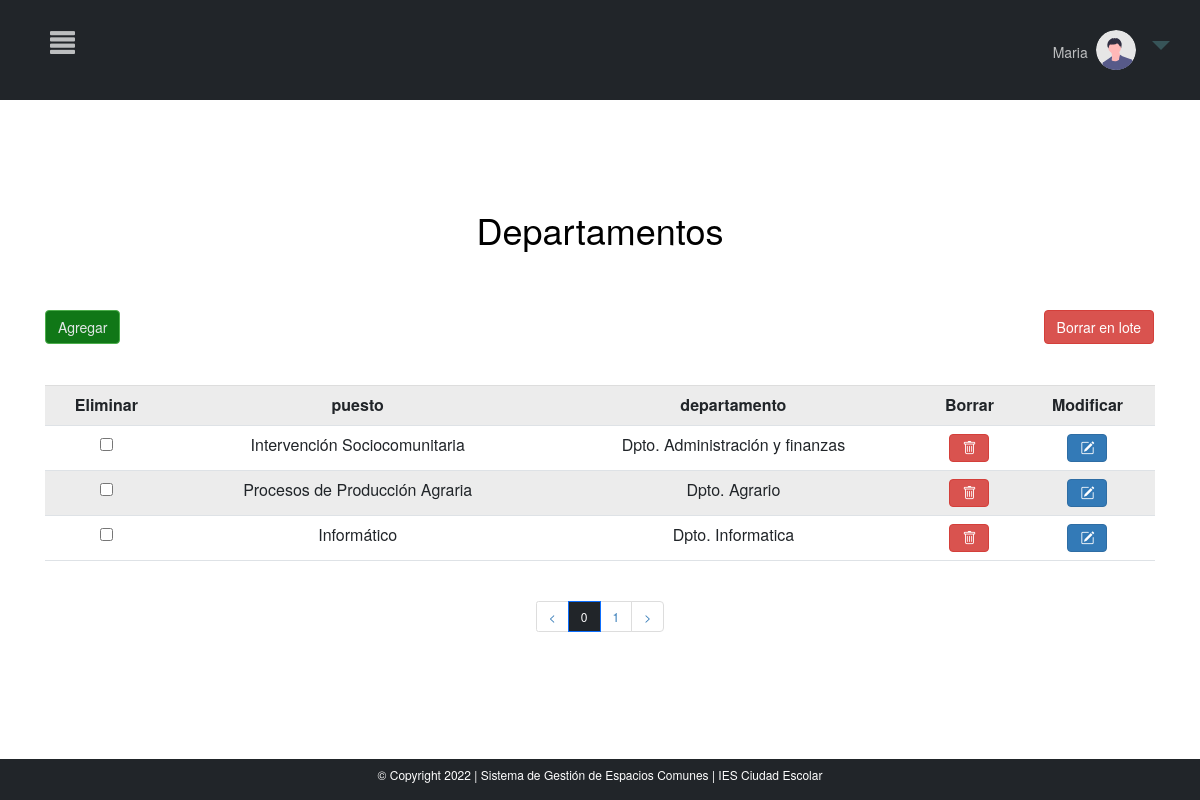
The app's page /MVC_proyectofinal/inicio.php?c=crudDepartamentos&page=0 (signed in), older data.
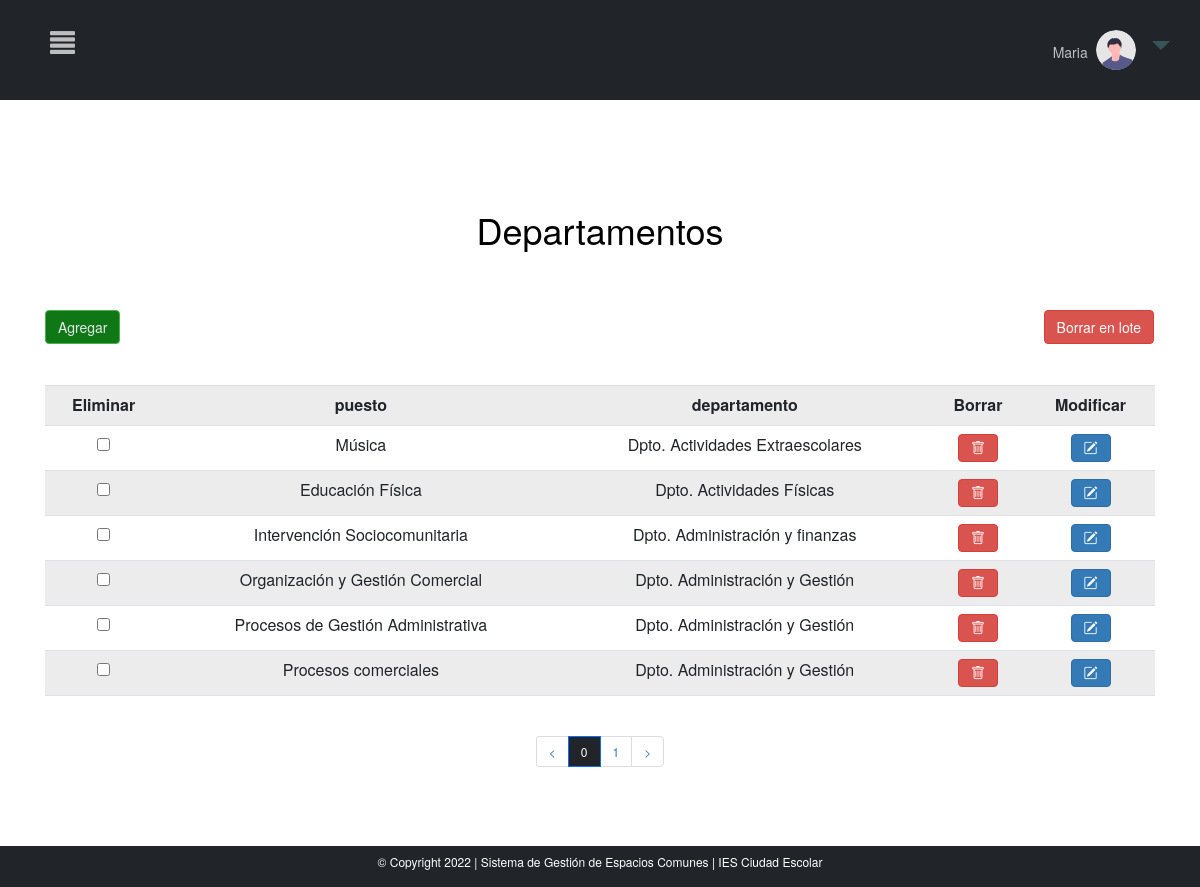
The same page, newer data.
### tables this page shows
CREATE TABLE `departamentos` (
  `puesto` varchar(250) NOT NULL,
  `departamento` varchar(250) NOT NULL
);

### MVC_proyectofinal/controller/controller.php (called while the page is built, shortened)
<?php
require_once ("models/crud.php");
class Control{
    function __construct()
    {
        $this->crud=new Crud();
    }
    function crudDepartamentos(){
        include_once ("views/crudDepartamentos.php");
    }
}
?>

### MVC_proyectofinal/models/conexion.php (called while the page is built)
<?php
class Conexion{
    public function conexion(){
        try{
            $conexion=new PDO("mysql:host=localhost;dbname=sgec","root","");
            $conexion->setAttribute(PDO::ATTR_ERRMODE,PDO::ERRMODE_EXCEPTION);
            return $conexion;
        }
        catch(PDOException $e){
            echo $e->getMessage();
            return null;
        }
    }
}
?>

### MVC_proyectofinal/models/crud.php (called while the page is built, shortened)
<?php
include("conexion.php");
    ?>
    <?php
class Crud extends Conexion{
    private $conexion;
    function __construct()
    {
        $this->conexion=parent::conexion();
    }
    function crudDepartamentos($opc,$iteams_pagina=null,$offset=null){
        if($opc==1){
            $sql="SELECT count(*) FROM departamentos";
            $consulta=$this->conexion->prepare($sql);
            $consulta->execute();
            $count=$consulta->fetch(PDO::FETCH_NUM);
            return $count;
        }
        elseif($opc==2){
            $sql="SELECT * FROM departamentos ORDER BY departamento ASC LIMIT ".$iteams_pagina." OFFSET ".$offset."";
            $consulta=$this->conexion->prepare($sql);
            $consulta->execute();
            $consult=$consulta->fetchAll(PDO::FETCH_ASSOC);
            $keys=array_keys($consult[0]);
            return array($consult,$keys);
        }
    }
}
?>

### MVC_proyectofinal/views/crudDepartamentos.php (the view, shortened to what this page needs)
<html lang="en" style="    overflow-x: hidden;">
<head>
<link rel="stylesheet" href="https://cdn.jsdelivr.net/npm/bootstrap-icons@1.8.1/font/bootstrap-icons.css">
<link rel="stylesheet" href="libs/bootstrap-5.1.3-dist/css/bootstrap.min.css">
</head>
<body style="font-size:12px !important">
<?php include "menu.php";
$count=$this->crud->crudDepartamentos(1);
if($count[0]==0){
    echo '
    <div class="row >
    <div class="col-md-12 ">
    <h1 class="display-3"> No se han creado departamentos aún</h1>';
    echo "<a href='?c=crudDepartamentos&page=".$_GET['page']."&crear=1'><button name='crear' style='font-size:14px;margin-bottom:30px' class='btn btn-success'> Agregar</button></a>
    ";
    if(isset($_GET["crear"])){
        if(isset($_SESSION['vacio'])){
            echo $_SESSION['vacio'];
            unset($_SESSION['vacio']);
        }
        echo "<div style='    width: 100%;
        display: flex;
        align-items: center;
        justify-content: center;
        align-content: center;'><form style='font-size:14px' action='?c=crearDepartamentos&pag=".$_GET['page']."' method='post' > <table class='table table-striped bg-white ' style='margin-top:2%'>";
                echo '<tr>';
                echo '<th> puesto</th>';
                echo '<th> departamento</th>';
                ;
                echo '</tr>';
                echo '<tr>';
                echo "<td><input type='text' name='dato[]' style='width:210px'></input></td>";
                echo "<td><input type='text' name='dato[]' style='width:220px'></input></td>";
                echo '</tr>';
                echo "</table>";
        echo "<input class='btn btn-primary'  type='submit' style='font-size:14px' name='agregar-ult' value='Crear'>  </input>";
        echo "<input  class='btn btn-danger'type='submit' style='font-size:14px' name='cancelar' value='Cancelar'></input>";
        echo "</form></div>";
    }
    echo '</div>
    </div>
    </div>';
}
else{
$iteams_pagina=6;
$total_pages=ceil($count[0]/$iteams_pagina);
$page=0;
if(isset($_GET["page"]) && !empty($_GET["page"])){
    $page=$_GET["page"];
}else{
    $page=1;
}
$offset=($page-1) * $iteams_pagina;
$result=$this->crud->crudDepartamentos(2,$iteams_pagina,$offset);
?>
<div class="row" style="margin-top:5%">
                <div class="col-md-12 ">
                <h1 style="color:black; text-align:center; margin-bottom:0%; background-color:white; margin-top:50px" >Departamentos</h1>
<?php
       echo '<div class="container" style="margin-top:60px;">
       <div class="row">
                       <div class="col-md-12 ">';
        echo "<a href='?c=crudDepartamentos&page=".$_GET['page']."&crear=1'><button name='crear' style='font-size:14px;margin-bottom:30px'  class='btn btn-success'> Agregar</button></a>  ";
       echo '<div class="table-responsive-sm">
       <table class="table table-striped bg-white table-hover" style="text-align: center; margin-top:1%">';
       echo "<tr ><th>Eliminar</th>";
        foreach($result[1] as $indice){
            if($indice=="id"){
            }else{
                echo "<th>".$indice."</th>";
            }
        }
        echo "<th>Borrar</th>";
        echo "<th>Modificar</th>";
        echo "</tr>";
        ?>
<form style='font-size:14px' action="?c=borrarDepartamentos&pag=<?php echo $_GET["page"]?>" method="post">
<input type='submit' name='borrar' value='Borrar en lote' class='btn btn-danger' style="    float: right;
    font-size: 14px;
    position: absolute;
    right: 16px;
    top: 0px; " >
<?php
        foreach($result[0] as $indice=>$dato){
            echo "<td><input type='checkbox' name='eliminar[]' value=' ".$dato['departamento']."'</td>";
            foreach($dato as $x=>$y){
                if($x=="id"){
                }else{
                    echo "<td>".$y."</td>";
                }
            }
            ?>
            <td>
            <a class="dltBtn btn btn-danger" data-id="<?php echo $dato["id"]; ?>" data-page="<?php echo $_GET["page"]; ?>" href="javascript:void(0)"><i class="bi bi-trash"></i></a>
            </td>
            <td><button  title="Modificar" class="btn btn-primary" name="modificar" value="<?php echo $dato["id"] ?>"> <i class="bi bi-pencil-square"></i></button></td>
            <?php
            }
  ?>
           </table>
        </div>
        </div>
 <?php
echo "<br>";
?>
<div style="margin-bottom: 100px;
    display: flex;
    justify-content: center">
    <nav aria-label="...">
		<ul class="pagination">
		<li style="<?php echo $_GET['page']==1 ? 'display:none' : '' ?>" class="page-item">
				<a class="page-link" href="inicio.php?c=crudDepartamentos&page=<?php echo $_GET['page']-1?>"><</a>
			</li>
            <li class="page-item active" >
				<?php for($i=0;$i<=$total_pages;$i++):
                    if($i==$_GET["page"]){
                    ?>
                    <a class="page-link" style="color: white!important;
                    background-color: #212529!important;" href="inicio.php?c=crudDepartamentos&page=<?php echo $_GET['page']?>"><?php echo $i ?></a>
                    </li>
                    <li class="page-item" style="<?php echo $i==$total_pages ? 'display:none' : '' ?>">
                    <a class="page-link" href="inicio.php?c=crudDepartamentos&page=<?php echo $_GET['page']+1?>"><?php echo $i+1 ?></a>
				<?php }
                endfor ?>
                    </li>
                <li style="<?php echo $_GET['page']==$total_pages ? 'display:none' : '' ?>">
				<a class="page-link" href="inicio.php?c=crudDepartamentos&page=<?php echo $_GET['page']+1?>">></a>
			</li>
		</ul>
    </nav>
</div>
<?php } ?>
</body>
</html>

### MVC_proyectofinal/inicio.php
<?php
include_once("controller/controller.php");
$control=new Control();
if(!isset($_REQUEST['c'])){
    $control->home();
}else{
    $action=$_REQUEST['c'];
    call_user_func(array($control,$action));
}
?>

### MVC_proyectofinal/views/menu.php (shortened to what this page needs)
<!DOCTYPE html>
<html lang="en" style="    overflow-x: hidden;">
<head>
<link rel="stylesheet" href="https://cdn.jsdelivr.net/npm/bootstrap-icons@1.8.1/font/bootstrap-icons.css">
<link href="https://cdn.jsdelivr.net/npm/bootstrap@5.1.3/dist/css/bootstrap.min.css" rel="stylesheet">
    <link rel="stylesheet" href="libs/bootstrap-5.1.3-dist/css/bootstrap.min.css">
    <link rel="stylesheet" href="libs/css/estilos.css">
<link rel="stylesheet" href="https://maxcdn.bootstrapcdn.com/bootstrap/3.3.7/css/bootstrap.min.css">
</head>
<body style="font-size:12px !important">
<div class="nav">
<span onclick="openNav()" class="menu">
<span class="glyphicon glyphicon-align-justify"></span>
</span>
<li class="nav-item dropdown no-arrow">
        <a class="nav-link dropdown-toggle" id="userDropdown" role="button"
            data-toggle="dropdown" aria-haspopup="true" aria-expanded="false">
            <h5 style="color: rgba(255, 255, 255, 0.7); display:inline-block" ><?php echo $_SESSION['nombre'];?></h5>
            <img class="img-profile rounded-circle" style="width:40px"
                src="libs/img/undraw_profile.svg" alt="avatar">
        </a>
    </li>
</div>
   <div class="footer">
       <p>© Copyright 2022 | Sistema de Gestión de Espacios Comunes | IES Ciudad Escolar</p>
</div>
</body>
</html>

### MVC_proyectofinal/libs/css/estilos.css (style rules this page uses)
.nav { text-align: center; }
.nav>li>a { background:none !important; font-size:30px !important }
.nav-link { color:#375458 }
th { text-align: center !important; }
li.page-item.active a.page-link { background-color: #1A3C40 !important; color:#708588 !important }
.btn.btn-success { background-color: #107717; color:#E2E7E7 }
.active, .accordion:hover { background-color: #ccc; }

### MVC_proyectofinal/views/menu.php (style rules this page uses)
body { overflow-x: hidden; }
.nav { display: flex; flex-direction: row; justify-content: center; width: 100%; background-color: #212529; padding: 20px; color: rgba(255, 255, 255, 0.5); }
li.nav-item { float: right; right: 0px; top: 0px; position: absolute !important; margin: 15px; }
.menu { position: absolute; top: 30px; left: 20px; margin:0px 15px !important; color: rgba(255, 255, 255, 0.7) !important }
.footer { background-color: #212529; position:fixed; bottom:0px; left:0px; right:0px; padding:7px; text-align:center; z-index:4; color:white; margin-top: 5% !important; }
@media only screen 
        and (min-device-width: 320px) 
        and (max-device-width: 812px) { .nav { padding:50px } }
.glyphicon { position: relative; top: 0px !important; margin-left: 15px; font-size: 25px; display: inline-block; font-family: 'Glyphicons Halflings'; font-style: normal; font-weight: 400; line-height: 1; -webkit-font-smoothing: antialiased; -moz-osx-font-smoothing: grayscale; }
body { font-family: "Lato", sans-serif; }
.dropdown { position: relative; display: inline-block; }

Row changes from the older to the newer data that the page shows:
no longer on this page (row unchanged): departamentos: puesto "Procesos de Producción Agraria", departamento "Dpto. Agrario"
no longer on this page (row unchanged): departamentos: puesto "Informático", departamento "Dpto. Informatica"
added departamentos: puesto "Música", departamento "Dpto. Actividades Extraescolares"
added departamentos: puesto "Educación Física", departamento "Dpto. Actividades Físicas"
added departamentos: puesto "Organización y Gestión Comercial", departamento "Dpto. Administración y Gestión"
added departamentos: puesto "Procesos de Gestión Administrativa", departamento "Dpto. Administración y Gestión"
added departamentos: puesto "Procesos comerciales", departamento "Dpto. Administración y Gestión"
